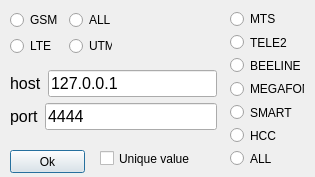
<?xml version="1.0" encoding="UTF-8"?>
<ui version="4.0">
 <class>settings</class>
 <widget class="QDialog" name="settings">
  <property name="geometry">
   <rect>
    <x>0</x>
    <y>0</y>
    <width>315</width>
    <height>177</height>
   </rect>
  </property>
  <property name="minimumSize">
   <size>
    <width>315</width>
    <height>177</height>
   </size>
  </property>
  <property name="maximumSize">
   <size>
    <width>315</width>
    <height>177</height>
   </size>
  </property>
  <property name="windowTitle">
   <string>Dialog</string>
  </property>
  <widget class="QCheckBox" name="uniqvalues_cb">
   <property name="geometry">
    <rect>
     <x>100</x>
     <y>150</y>
     <width>90</width>
     <height>17</height>
    </rect>
   </property>
   <property name="text">
    <string>Unique values</string>
   </property>
  </widget>
  <widget class="QPushButton" name="pushButton">
   <property name="geometry">
    <rect>
     <x>10</x>
     <y>150</y>
     <width>75</width>
     <height>23</height>
    </rect>
   </property>
   <property name="text">
    <string>Ok</string>
   </property>
  </widget>
  <widget class="QWidget" name="layoutWidget">
   <property name="geometry">
    <rect>
     <x>10</x>
     <y>10</y>
     <width>102</width>
     <height>51</height>
    </rect>
   </property>
   <layout class="QFormLayout" name="formLayout">
    <item row="0" column="0">
     <widget class="QRadioButton" name="radioButtonGSM">
      <property name="text">
       <string>GSM</string>
      </property>
     </widget>
    </item>
    <item row="1" column="0">
     <widget class="QRadioButton" name="radioButtonLTE">
      <property name="text">
       <string>LTE</string>
      </property>
     </widget>
    </item>
    <item row="1" column="1">
     <widget class="QRadioButton" name="radioButtonUTMS">
      <property name="text">
       <string>UTMS</string>
      </property>
     </widget>
    </item>
    <item row="0" column="1">
     <widget class="QRadioButton" name="radioButtonALL">
      <property name="text">
       <string>ALL</string>
      </property>
     </widget>
    </item>
   </layout>
  </widget>
  <widget class="QWidget" name="layoutWidget">
   <property name="geometry">
    <rect>
     <x>10</x>
     <y>70</y>
     <width>207</width>
     <height>62</height>
    </rect>
   </property>
   <layout class="QVBoxLayout" name="verticalLayout">
    <item>
     <layout class="QHBoxLayout" name="horizontalLayout_2">
      <item>
       <widget class="QLabel" name="label">
        <property name="font">
         <font>
          <pointsize>12</pointsize>
         </font>
        </property>
        <property name="text">
         <string>host</string>
        </property>
       </widget>
      </item>
      <item>
       <widget class="QLineEdit" name="lineEdit_2">
        <property name="enabled">
         <bool>true</bool>
        </property>
        <property name="font">
         <font>
          <pointsize>12</pointsize>
         </font>
        </property>
        <property name="text">
         <string>127.0.0.1</string>
        </property>
       </widget>
      </item>
     </layout>
    </item>
    <item>
     <layout class="QHBoxLayout" name="horizontalLayout">
      <item>
       <widget class="QLabel" name="label_2">
        <property name="font">
         <font>
          <pointsize>12</pointsize>
         </font>
        </property>
        <property name="text">
         <string>port</string>
        </property>
       </widget>
      </item>
      <item>
       <widget class="QLineEdit" name="lineEdit">
        <property name="font">
         <font>
          <pointsize>12</pointsize>
         </font>
        </property>
        <property name="text">
         <string>4444</string>
        </property>
       </widget>
      </item>
     </layout>
    </item>
   </layout>
  </widget>
  <widget class="QWidget" name="layoutWidget">
   <property name="geometry">
    <rect>
     <x>230</x>
     <y>10</y>
     <width>74</width>
     <height>157</height>
    </rect>
   </property>
   <layout class="QVBoxLayout" name="verticalLayout_2">
    <item>
     <widget class="QRadioButton" name="mtsRB">
      <property name="text">
       <string>MTS</string>
      </property>
     </widget>
    </item>
    <item>
     <widget class="QRadioButton" name="TELE2RB">
      <property name="text">
       <string>TELE2</string>
      </property>
     </widget>
    </item>
    <item>
     <widget class="QRadioButton" name="BEELINERB">
      <property name="text">
       <string>BEELINE</string>
      </property>
     </widget>
    </item>
    <item>
     <widget class="QRadioButton" name="MEGAFONRB">
      <property name="text">
       <string>MEGAFON</string>
      </property>
     </widget>
    </item>
    <item>
     <widget class="QRadioButton" name="SMARTRB">
      <property name="text">
       <string>SMART</string>
      </property>
     </widget>
    </item>
    <item>
     <widget class="QRadioButton" name="HCCRB">
      <property name="text">
       <string>HCC</string>
      </property>
     </widget>
    </item>
    <item>
     <widget class="QRadioButton" name="ALLRB">
      <property name="text">
       <string>ALL</string>
      </property>
     </widget>
    </item>
   </layout>
  </widget>
 </widget>
 <resources/>
 <connections/>
</ui>
